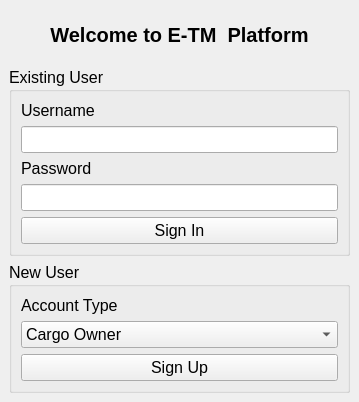
<?xml version="1.0" encoding="UTF-8"?>
<ui version="4.0">
 <class>MainWindow</class>
 <widget class="QMainWindow" name="MainWindow">
  <property name="geometry">
   <rect>
    <x>0</x>
    <y>0</y>
    <width>359</width>
    <height>402</height>
   </rect>
  </property>
  <property name="windowTitle">
   <string>E-TM Platform</string>
  </property>
  <widget class="QWidget" name="centralwidget">
   <layout class="QVBoxLayout" name="verticalLayout_3">
    <item>
     <widget class="QLabel" name="label">
      <property name="enabled">
       <bool>true</bool>
      </property>
      <property name="font">
       <font>
        <pointsize>15</pointsize>
        <bold>true</bold>
       </font>
      </property>
      <property name="text">
       <string>Welcome to E-TM  Platform</string>
      </property>
      <property name="alignment">
       <set>Qt::AlignCenter</set>
      </property>
     </widget>
    </item>
    <item>
     <widget class="QGroupBox" name="groupBox_3">
      <property name="font">
       <font>
        <pointsize>12</pointsize>
       </font>
      </property>
      <property name="title">
       <string>Existing User</string>
      </property>
      <property name="flat">
       <bool>false</bool>
      </property>
      <property name="checkable">
       <bool>false</bool>
      </property>
      <layout class="QVBoxLayout" name="verticalLayout">
       <item>
        <widget class="QLabel" name="label_5">
         <property name="text">
          <string>Username</string>
         </property>
        </widget>
       </item>
       <item>
        <widget class="QLineEdit" name="usernameInput"/>
       </item>
       <item>
        <widget class="QLabel" name="label_2">
         <property name="text">
          <string>Password</string>
         </property>
        </widget>
       </item>
       <item>
        <widget class="QLineEdit" name="passwordInput">
         <property name="echoMode">
          <enum>QLineEdit::Password</enum>
         </property>
        </widget>
       </item>
       <item>
        <widget class="QPushButton" name="signinBtn">
         <property name="text">
          <string>Sign In</string>
         </property>
        </widget>
       </item>
      </layout>
     </widget>
    </item>
    <item>
     <widget class="QGroupBox" name="groupBox_2">
      <property name="font">
       <font>
        <pointsize>12</pointsize>
       </font>
      </property>
      <property name="title">
       <string>New User</string>
      </property>
      <layout class="QVBoxLayout" name="verticalLayout_2">
       <item>
        <widget class="QLabel" name="label_4">
         <property name="text">
          <string>Account Type</string>
         </property>
        </widget>
       </item>
       <item>
        <widget class="QComboBox" name="accTypeInput">
         <item>
          <property name="text">
           <string>Cargo Owner</string>
          </property>
         </item>
         <item>
          <property name="text">
           <string>Driver</string>
          </property>
         </item>
         <item>
          <property name="text">
           <string>Transportation Company</string>
          </property>
         </item>
        </widget>
       </item>
       <item>
        <widget class="QPushButton" name="signupBtn">
         <property name="text">
          <string>Sign Up</string>
         </property>
        </widget>
       </item>
      </layout>
     </widget>
    </item>
   </layout>
  </widget>
 </widget>
 <resources/>
 <connections/>
</ui>
